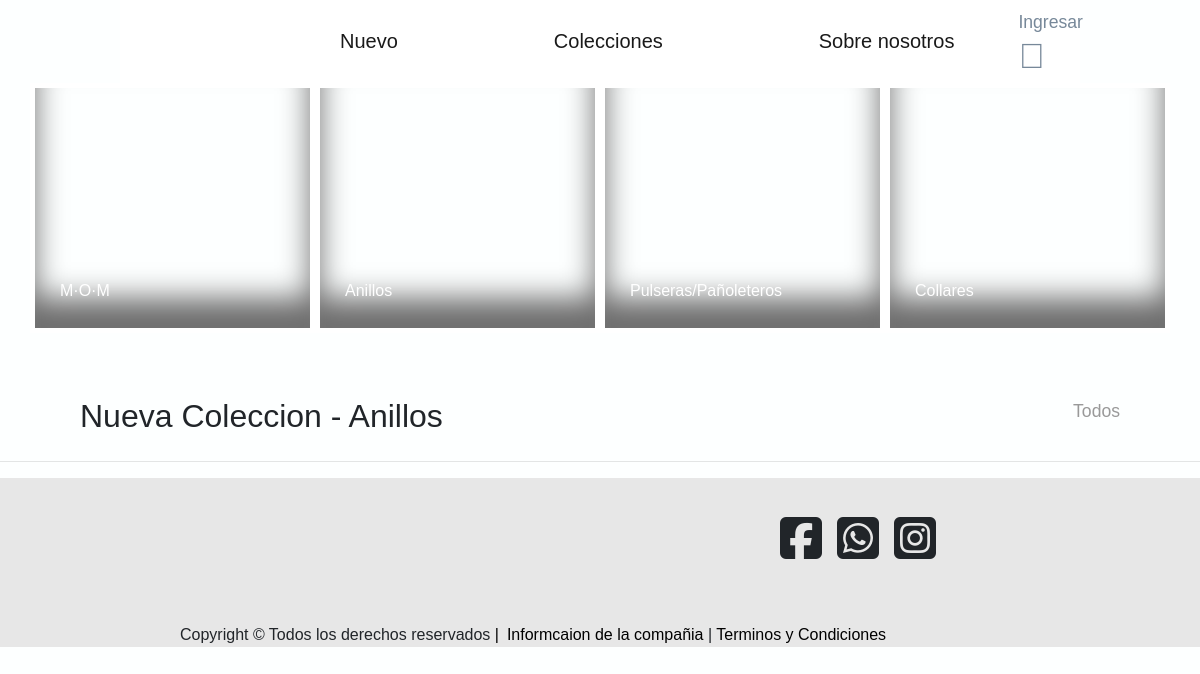
The app's page /coleccion-anillos.php, older data.
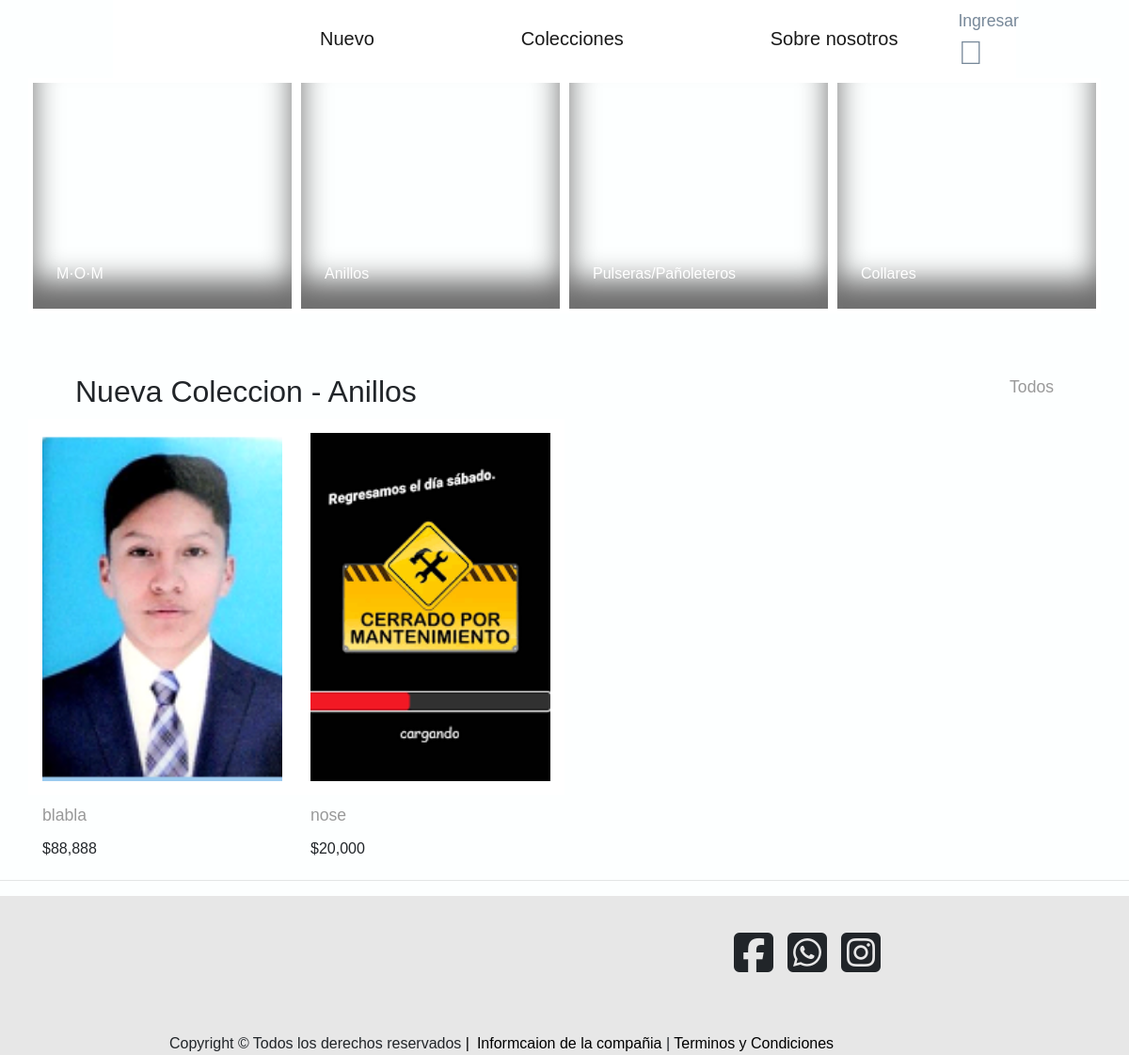
The same page, newer data.
### tables this page shows
CREATE TABLE `productos` (
  `id` int(11) NOT NULL,
  `nombre` varchar(200) NOT NULL,
  `precio` double NOT NULL,
  `imagen_id` varchar(200) NOT NULL,
  `categoria_id` int(11) NOT NULL
);

### coleccion-anillos.php (the view, shortened to what this page needs)
<?php
include('conexion.php');
include_once('header.php');
$sql = "SELECT p.* FROM productos p LEFT JOIN categorias c ON p.categoria_id= c.id WHERE p.categoria_id=35 ";
$llamado = $mbd->prepare($sql);
$llamado->execute();
$descripcion = $llamado->fetchAll();
?>
<body>
  <header>
    <nav class="navbar navbar-expand-lg navbar-light  mx-auto">
      <a class="navbar-brand  ml-5" href="nuevo.php">Nuevo</a>
      <div class="collapse navbar-collapse" id="navbarTogglerDemo02">
        <ul class="navbar-nav mr-auto mt-2 mt-lg-0">
          <li class="nav-item active">
            <a class="navbar-brand" href="#">Colecciones<span class="sr-only">(current)</span></a>
          </li>
          <li class="nav-item">
            <a class="navbar-brand" href="#">Sobre nosotros</a>
          </li>
        </ul>
        <div class="d-grid gap-2  ml-5">
          <?php if (!empty($users)) : ?>
            <div class="btn-group">
            <button style="opacity: 0.5;" type="button" class="btn btn-secondary dropdown-toggle" data-toggle="dropdown" aria-haspopup="true" aria-expanded="false">
            Hola <?= $users["nombre"];
            ?>
            </button>
            <div class="dropdown-menu dropdown-menu-right">
              <a href="config.php" class="dropdown-item btn btn-mute" type="button">Configuracion</a>
              <a href="logout.php" class="dropdown-item btn btn-mute" type="button">Salir</a>
            </div>
          </div>
            <?php else :  ?>
              <p style="display: inline; color:lightslategray"><?= "Ingresar" ?></p>
              <a style="display: inline-flex; color:lightslategray" href="/Pulseras/admin.php"><i class="fal fa-user icono"></i> </a>
            <?php endif ?>
        </div>
      </div>
    </nav>
  </header>
  <div style="cursor: pointer;"  class="section--divider">
    <div class="container">
      <div class="row">
      <a class="catalogo1 catalogos" href="coleccion-amigos.php"><div >M·O·M</div></a>
       <a class="catalogo2 catalogos" href="coleccion-anillos.php"> <div >Anillos</div></a>
      <a class="catalogo3 catalogos " href="coleccion-pulseras.php">  <div >Pulseras/Pañoleteros</div></a>
      <a class="catalogo4 catalogos" href="coleccion-collares.php">  <div >Collares</div></a>
      </div>
    </div>
  </div>
  <div style="display: inline; margin:90px ">
    <div>
      <h2 style="float: left;margin-left: 80px; ">Nueva Coleccion - Anillos</h2>
    </div>
    <div>
      <P style="float: right;margin-right: 80px; ">Todos</P><br>
    </div>
  </div>
  <div class="section--divider">
    <div class="container">
      <div class="row">
        <?php
        foreach ($descripcion as $producto):
        ?>
        <div>
          <div style="background-image:url(imagenes/productos/<?= $producto["imagen_id"]?>)" class="muestras ">
          </div>
          <div class="precios">
            <p><?=$producto["nombre"]?></p>
            <h6>$<?= number_format(floatval($producto["precio"]))?></h6>
          </div>
        </div>
        <?php
        endforeach;
        ?>
      </div>
    </div>
  </div>
  <hr />
  <footer>
    <div class="container-footer">
      <div class="img-icono">
        <div class="colum1">
          <div class="icono-face">
            <a href=""><i class="fab fa-facebook-square iconos-footer"></i></a>
          </div>
          <div class="icono-whats">
            <a href=""><i class="fab fa-whatsapp-square iconos-footer"></i></a>
          </div>
          <div class="icono-ins">
            <a href=""><i class="fab fa-instagram-square iconos-footer"></i></a>
          </div>
        </div>
      </div>
      <div class="footer-copy">
        <div class="copy mr-2">
          Copyright © Todos los derechos reservados <a style="color: black;" href="">|</a>
        </div>
        <div class="informacion">
          <a style="color: black;" href="sobre_nosotros.php"> Informcaion de la compañia </a> | <a style="color: black;" href="">Terminos y Condiciones</a>
        </div>
      </div>
    </div>
  </footer>
</body>
</html>

Row changes from the older to the newer data that the page shows:
added productos: imagen (picture), nombre "blabla", precio "88,888"
added productos: imagen (picture), nombre "nose", precio "20,000"
